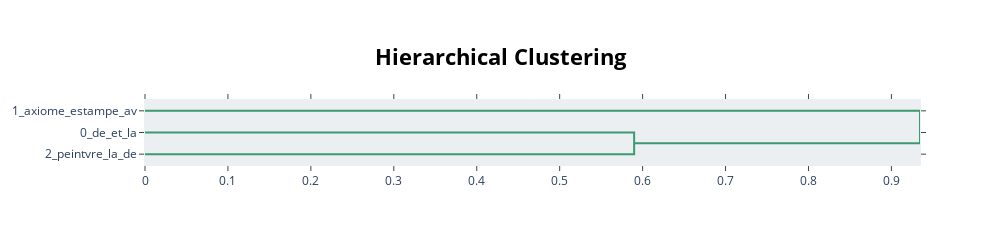

Notebook cell for this chart:
### Code cell
topic_model.visualize_hierarchy()

### Figure 1 — Plotly figure (JSON) as saved in the notebook; plotly's stock layout.template omitted (floating-point values rounded to 4 significant figures)
{"data": [{"hoverinfo": "text", "marker": {"color": "rgb(61,153,112)"}, "mode": "lines", "type": "scatter", "x": [0, 0.5898, 0.5898, 0], "xaxis": "x", "y": [-15, -15, -25, -25], "yaxis": "y"}, {"hoverinfo": "text", "marker": {"color": "rgb(61,153,112)"}, "mode": "lines", "type": "scatter", "x": [0, 0.9345, 0.9345, 0.5898], "xaxis": "x", "y": [-5, -5, -20, -20], "yaxis": "y"}], "layout": {"autosize": false, "height": 245, "hoverlabel": {"bgcolor": "white", "font": {"family": "Rockwell", "size": 16}}, "hovermode": "closest", "plot_bgcolor": "#ECEFF1", "showlegend": false, "title": {"font": {"color": "Black", "size": 22}, "text": "<b>Hierarchical Clustering</b>", "x": 0.5, "xanchor": "center", "yanchor": "top"}, "width": 1000, "xaxis": {"mirror": "allticks", "rangemode": "tozero", "showgrid": false, "showline": true, "showticklabels": true, "ticks": "outside", "type": "linear", "zeroline": false}, "yaxis": {"mirror": "allticks", "range": [-30, 0], "rangemode": "tozero", "showgrid": false, "showline": true, "showticklabels": true, "tickmode": "array", "ticks": "outside", "ticktext": ["1_axiome_estampe_av", "0_de_et_la", "2_peintvre_la_de"], "tickvals": [-5, -15, -25], "type": "linear", "zeroline": false}}}
